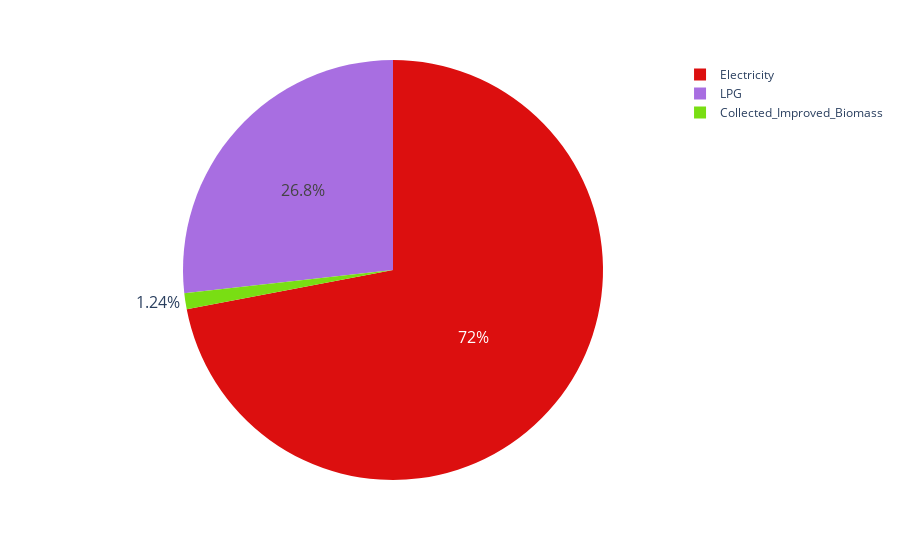

The notebook cell saved with this chart:
### Code cell
fig = px.pie(dff, names='max_benefit_tech', values='Calibrated_pop', color_discrete_sequence=['#dc0f0f', '#a86ee1', '#79de13'])
fig.write_image(os.path.join(output_directory, 'output', 'Pop_per_tech.pdf'), width=500, height=500)
fig.update_traces(textfont_size=16)
fig.show()

### Figure 1 — Plotly figure (JSON) as saved in the notebook; plotly's stock layout.template omitted (floating-point values rounded to 4 significant figures)
{"data": [{"domain": {"x": [0, 1], "y": [0, 1]}, "hovertemplate": "max_benefit_tech=%{label}<br>Calibrated_pop=%{value}<extra></extra>", "labels": ["Collected_Improved_Biomass", "Electricity", "LPG"], "legendgroup": "", "name": "", "showlegend": true, "textfont": {"size": 16}, "type": "pie", "values": [0.3557, 20.6, 7.655]}], "layout": {"legend": {"tracegroupgap": 0}, "margin": {"t": 60}, "piecolorway": ["#dc0f0f", "#a86ee1", "#79de13"]}}
